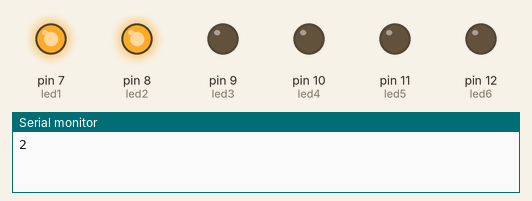
Bench run of a sketch on a simulated Arduino Uno, built with avr-gcc and run on an emulated ATmega328P. On the bench: output pins drawn as LEDs (lit = HIGH), the last lines printed to the serial monitor. Random numbers use the default seed unless the sketch sets one.

Above: at 0.1 s.
At 12.6 s:
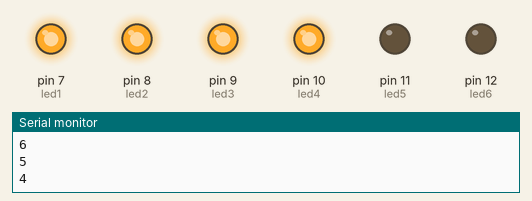
At 15.6 s:
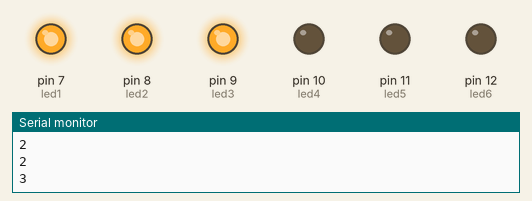
At 26.1 s:
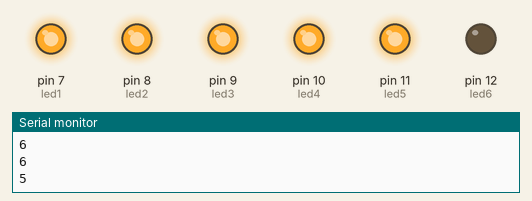
At 33.6 s:
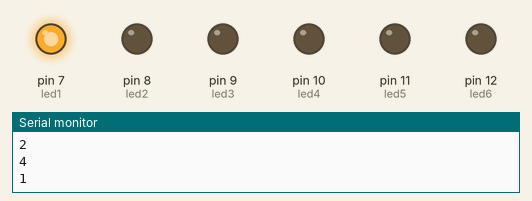
At 39.1 s:
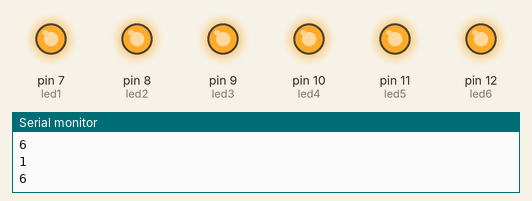
Timing chart, 0 to 40.0 s (numbered marks = the images above):
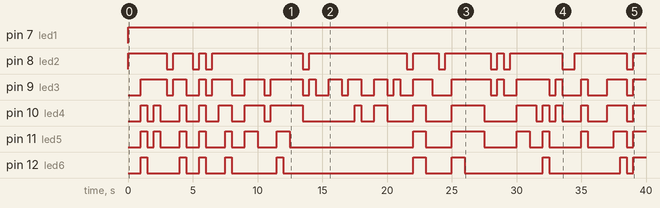

The sketch:

random_number.ino
```cpp
// This is arduino project to understand the random() function.
int value;

#define led1 7
#define led2 8
#define led3 9
#define led4 10
#define led5 11
#define led6 12

void setup() {
  // put your setup code here, to run once:
pinMode(led1,OUTPUT);
pinMode(led2,OUTPUT);
pinMode(led3,OUTPUT);
pinMode(led4,OUTPUT);
pinMode(led5,OUTPUT);
pinMode(led6,OUTPUT);
Serial.begin(9600);
}

void dice_function(int value){
  digitalWrite(led1,LOW);
  digitalWrite(led2,LOW);
  digitalWrite(led3,LOW);
  digitalWrite(led4,LOW);
  digitalWrite(led5,LOW);
  digitalWrite(led6,LOW);

  switch(value){
  case 1:
  digitalWrite(led1,HIGH);
  break;

  case 2:
  digitalWrite(led1,HIGH);
  digitalWrite(led2,HIGH);
  break;

  case 3:
  digitalWrite(led1,HIGH);
  digitalWrite(led2,HIGH);
  digitalWrite(led3,HIGH);
  break;

  case 4:
  digitalWrite(led1,HIGH);
  digitalWrite(led2,HIGH);
  digitalWrite(led3,HIGH);
  digitalWrite(led4,HIGH);
  break;

  case 5:
  digitalWrite(led1,HIGH);
  digitalWrite(led2,HIGH);
  digitalWrite(led3,HIGH);
  digitalWrite(led4,HIGH);
  digitalWrite(led5,HIGH);
  break;

  case 6:
  digitalWrite(led1,HIGH);
  digitalWrite(led2,HIGH);
  digitalWrite(led3,HIGH);
  digitalWrite(led4,HIGH);
  digitalWrite(led5,HIGH);
  digitalWrite(led6,HIGH);
  break;

  default:
  Serial.println("Thats not right");
  break;
  }
}

void loop() {
  // put your main code here, to run repeatedly:
value=random(1,7);
Serial.println(value);
dice_function(value);
delay(500);
}
```

Source omitted: images.c (data table, 15393 bytes), for_lcd_menu.c (data table, 18471 bytes)

Measured:
- by itself, pin 7 (led1): LOW → HIGH at 0.00 s
- by itself, pin 8 (led2): LOW → HIGH at 0.00 s, → LOW 3.0 s later, → HIGH 0.50 s later, → LOW 1.5 s later, … (21 changes in this stretch)
- by itself, pin 9 (led3): LOW → HIGH at 1.0 s, → LOW 2.0 s later, → HIGH 0.50 s later, → LOW 1.0 s later, … (37 changes in this stretch)
- by itself, pin 10 (led4): LOW → HIGH at 1.0 s, → LOW 0.50 s later, → HIGH 0.50 s later, → LOW 0.50 s later, … (33 changes in this stretch)
- by itself, pin 11 (led5): LOW → HIGH at 1.0 s, → LOW 0.50 s later, → HIGH 0.50 s later, → LOW 0.50 s later, … (27 changes in this stretch)
- by itself, pin 12 (led6): LOW → HIGH at 1.0 s, → LOW 0.50 s later, → HIGH 2.5 s later, → LOW 0.50 s later, … (19 changes in this stretch)
